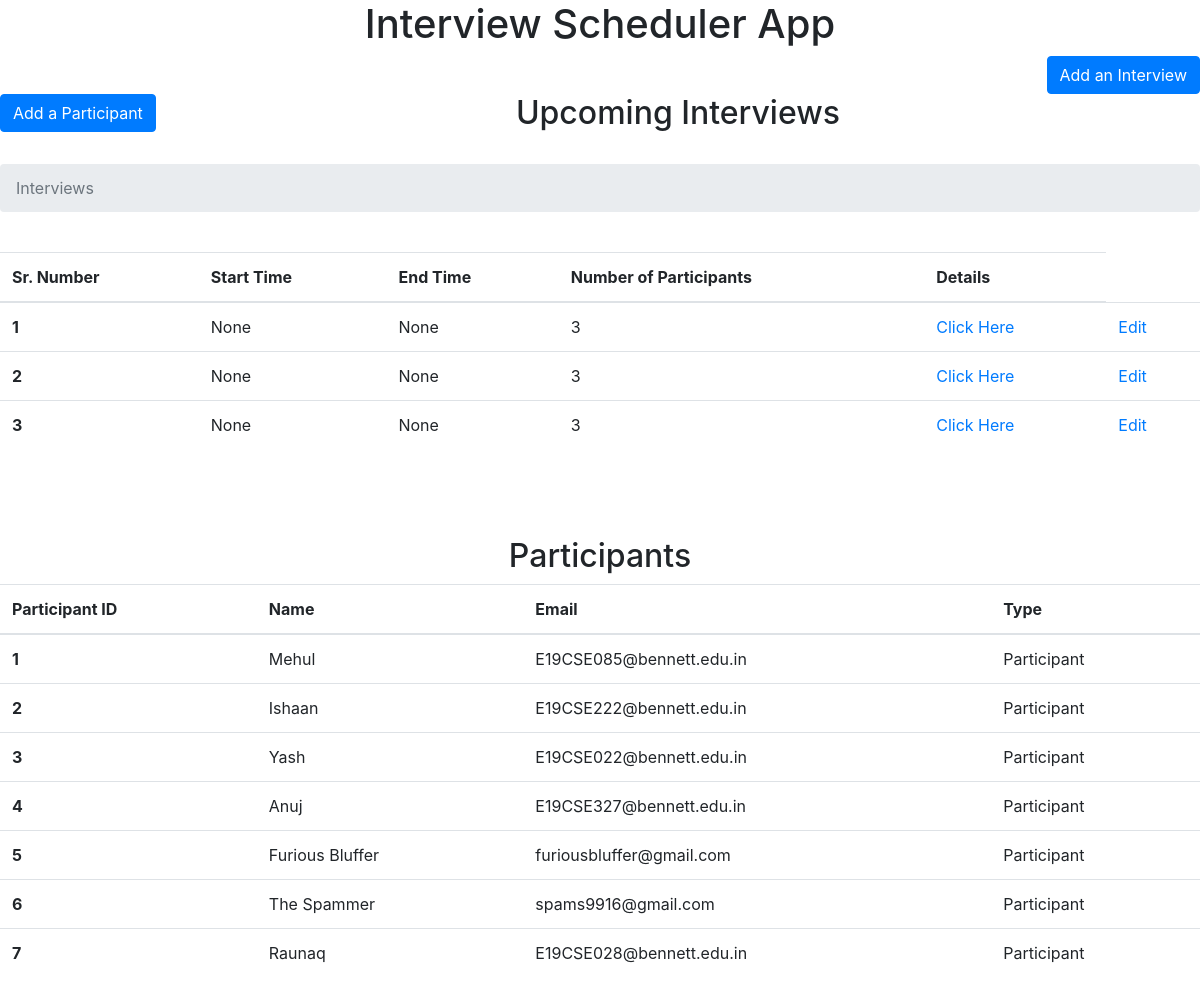
Before: /interviews/ with the older database file.
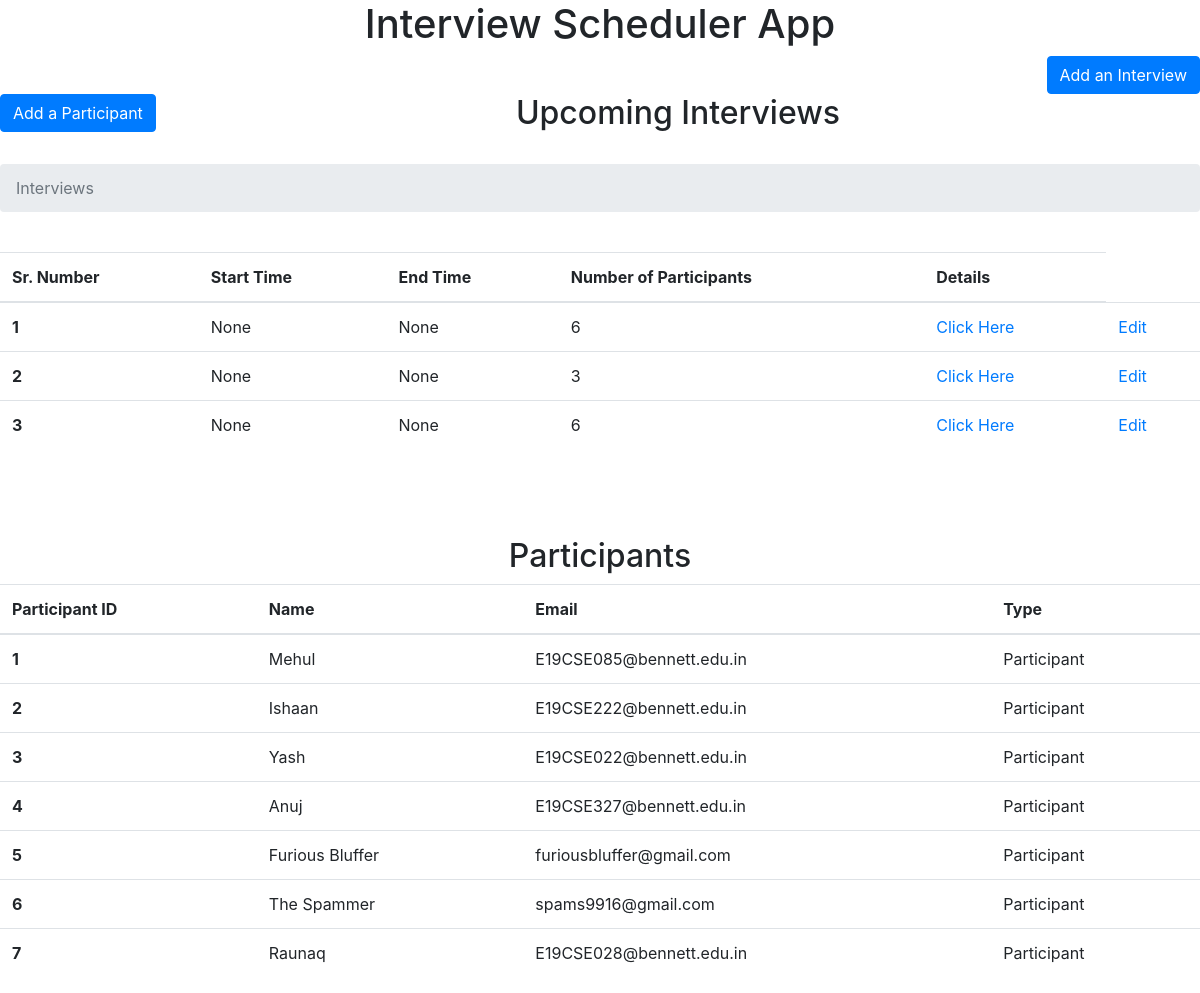
After: the same page with the newer database file.
### interviews/models.py (models this page shows, shortened)
class Interview(models.Model):
    participants = models.ManyToManyField("participants.Participant")
    start_time = models.DateTimeField()
    end_time = models.DateTimeField()
    class Meta:
        ordering = ["start_time", "end_time"]

### interviews/views.py (the view)
# urls.py: path("", GetInterview.as_view(), name="interviews"),
class GetInterview(ListAPIView):
    renderer_classes = [TemplateHTMLRenderer]
    template_name = 'webapp/dashboard.html'
    queryset = Interview.objects.all()
    serializer_class = NewCustomInterviewSerializer
    def get(self, request):
        return Response({'interviews': self.get_queryset(), 'participants': Participant.objects.all()})

### templates/webapp/dashboard.html
{% extends 'base.html' %}
{% block content %}
    <a href="{% url 'create_interview' %}">
        <div class="d-grid gap-2" style="text-align: right;">
            <button type="button" class="btn btn-primary">Add an Interview</button>
        </div>
    </a>
    <a href="{% url 'create_participant' %}">
        <div class="d-grid gap-2" style="text-align: left; float: left">
            <button type="button" class="btn btn-primary">Add a Participant</button>
        </div>
    </a>
    <h2>
        <center>Upcoming Interviews</center>
    </h2>
    <br>
    <nav aria-label="breadcrumb">
        <ol class="breadcrumb">
            <li class="breadcrumb-item active" aria-current="page">Interviews</li>
        </ol>
    </nav>
    <br>
    <table class="table table-hover">
        <thead>
        <tr>
            <th scope="col">Sr. Number</th>
            <th scope="col">Start Time</th>
            <th scope="col">End Time</th>
            <th scope="col">Number of Participants</th>
            <th scope="col">Details</th>
        </tr>
        </thead>
        <tbody>
        {% for interview in interviews %}
            <tr>
                <th scope="row">{{ forloop.counter }}</th>
                <td>{{ interview.start_time }}</td>
                <td>{{ interview.end_time }}</td>
                <td>{{ interview.participants.count }}</td>
                <td><a href="{% url 'retrieve_interview' interview.id %}">Click Here</a></td>
                <td><a href="{% url 'update_interview' interview.id %}">Edit</a></td>
            </tr>
        {% endfor %}
        </tbody>
    </table>
    <br>
    <br>
    <br>
    <h2>
        <center>Participants</center>
    </h2>
    <table class="table">
        <thead>
        <tr>
            <th scope="col">Participant ID</th>
            <th scope="col">Name</th>
            <th scope="col">Email</th>
            <th scope="col">Type</th>
        </tr>
        </thead>
        <tbody>
        {% for participant in participants %}
            <tr>
                <th scope="row">{{ participant.id }}</th>
                <td>{{ participant.name }}</td>
                <td>{{ participant.email }}</td>
            {% if participant.type == 0 %}
                <td>Participant</td>
                {% else %}
                <td>Admin</td>
            {% endif %}
            </tr>
        {% endfor %}
        </tbody>
    </table>
{% endblock %}

Changed rows visible on the page:
changed Interview (number 1 of 3 on the later page): participants.count "3" → "6"
computed for Interview (number 3 of 3 on the later page): participants.count "3" → "6"
